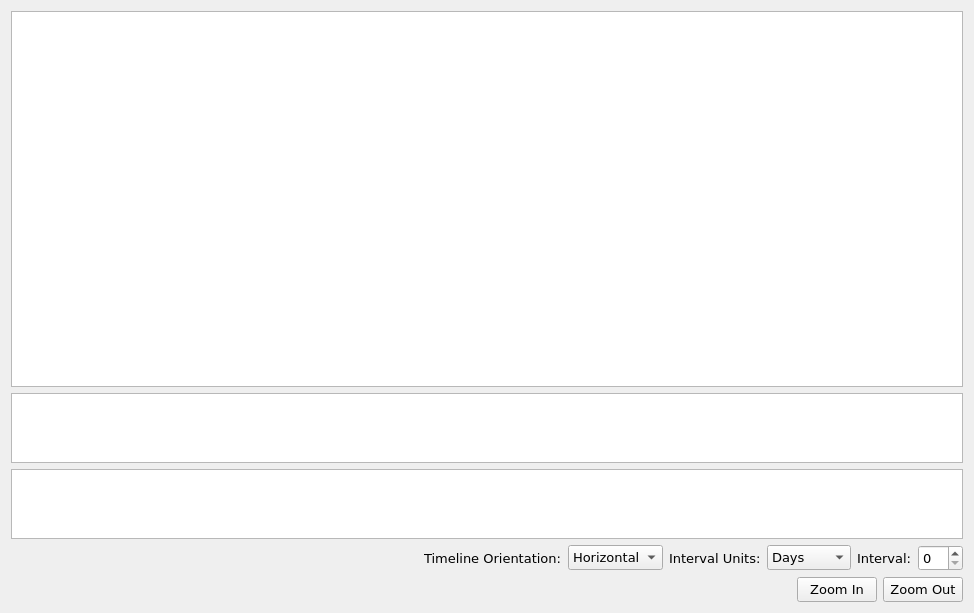
<?xml version="1.0" encoding="UTF-8"?>
<ui version="4.0">
 <class>nodeConfigGraphicalFrame</class>
 <widget class="QFrame" name="nodeConfigGraphicalFrame">
  <property name="geometry">
   <rect>
    <x>0</x>
    <y>0</y>
    <width>974</width>
    <height>613</height>
   </rect>
  </property>
  <property name="windowTitle">
   <string>Node Configuration Graphical</string>
  </property>
  <layout class="QVBoxLayout" name="verticalLayout_2">
   <item>
    <layout class="QVBoxLayout" name="topVL" stretch="20,1,1">
     <item>
      <widget class="QGraphicsView" name="timelineGraphic"/>
     </item>
     <item>
      <widget class="QGraphicsView" name="nodeSetGraphic"/>
     </item>
     <item>
      <widget class="QGraphicsView" name="relationSetGraphic"/>
     </item>
    </layout>
   </item>
   <item>
    <layout class="QHBoxLayout" name="middleHL">
     <item>
      <spacer name="horizontalSpacer_1">
       <property name="orientation">
        <enum>Qt::Horizontal</enum>
       </property>
       <property name="sizeHint" stdset="0">
        <size>
         <width>40</width>
         <height>20</height>
        </size>
       </property>
      </spacer>
     </item>
     <item>
      <widget class="QLabel" name="timelineLabel">
       <property name="font">
        <font>
         <family>Verdana</family>
         <pointsize>10</pointsize>
        </font>
       </property>
       <property name="text">
        <string>Timeline Orientation:</string>
       </property>
      </widget>
     </item>
     <item>
      <widget class="QComboBox" name="timelineOrientationComboBox">
       <property name="font">
        <font>
         <family>Verdana</family>
         <pointsize>10</pointsize>
        </font>
       </property>
       <item>
        <property name="text">
         <string>Horizontal</string>
        </property>
       </item>
       <item>
        <property name="text">
         <string>Vertical</string>
        </property>
       </item>
      </widget>
     </item>
     <item>
      <widget class="QLabel" name="intervalUnitsLabel">
       <property name="font">
        <font>
         <family>Verdana</family>
         <pointsize>10</pointsize>
        </font>
       </property>
       <property name="text">
        <string>Interval Units:</string>
       </property>
      </widget>
     </item>
     <item>
      <widget class="QComboBox" name="intervalUnitsComboBox">
       <property name="font">
        <font>
         <family>Verdana</family>
         <pointsize>10</pointsize>
        </font>
       </property>
       <item>
        <property name="text">
         <string>Days</string>
        </property>
       </item>
       <item>
        <property name="text">
         <string>Hours</string>
        </property>
       </item>
       <item>
        <property name="text">
         <string>Minutes</string>
        </property>
       </item>
       <item>
        <property name="text">
         <string>Seconds</string>
        </property>
       </item>
      </widget>
     </item>
     <item>
      <widget class="QLabel" name="intervalLabel">
       <property name="font">
        <font>
         <family>Verdana</family>
         <pointsize>10</pointsize>
        </font>
       </property>
       <property name="text">
        <string>Interval:</string>
       </property>
      </widget>
     </item>
     <item>
      <widget class="QSpinBox" name="intervalSpinBox">
       <property name="font">
        <font>
         <family>Verdana</family>
         <pointsize>10</pointsize>
        </font>
       </property>
      </widget>
     </item>
    </layout>
   </item>
   <item>
    <layout class="QHBoxLayout" name="bottomHL">
     <item>
      <spacer name="horizontalSpacer_2">
       <property name="orientation">
        <enum>Qt::Horizontal</enum>
       </property>
       <property name="sizeHint" stdset="0">
        <size>
         <width>40</width>
         <height>20</height>
        </size>
       </property>
      </spacer>
     </item>
     <item>
      <widget class="QPushButton" name="zoomInButton">
       <property name="sizePolicy">
        <sizepolicy hsizetype="Fixed" vsizetype="Fixed">
         <horstretch>0</horstretch>
         <verstretch>0</verstretch>
        </sizepolicy>
       </property>
       <property name="font">
        <font>
         <family>Verdana</family>
         <pointsize>10</pointsize>
        </font>
       </property>
       <property name="text">
        <string>Zoom In</string>
       </property>
      </widget>
     </item>
     <item>
      <widget class="QPushButton" name="zoomOutButton">
       <property name="sizePolicy">
        <sizepolicy hsizetype="Fixed" vsizetype="Fixed">
         <horstretch>0</horstretch>
         <verstretch>0</verstretch>
        </sizepolicy>
       </property>
       <property name="font">
        <font>
         <family>Verdana</family>
         <pointsize>10</pointsize>
        </font>
       </property>
       <property name="text">
        <string>Zoom Out</string>
       </property>
      </widget>
     </item>
    </layout>
   </item>
  </layout>
 </widget>
 <resources/>
 <connections/>
</ui>
